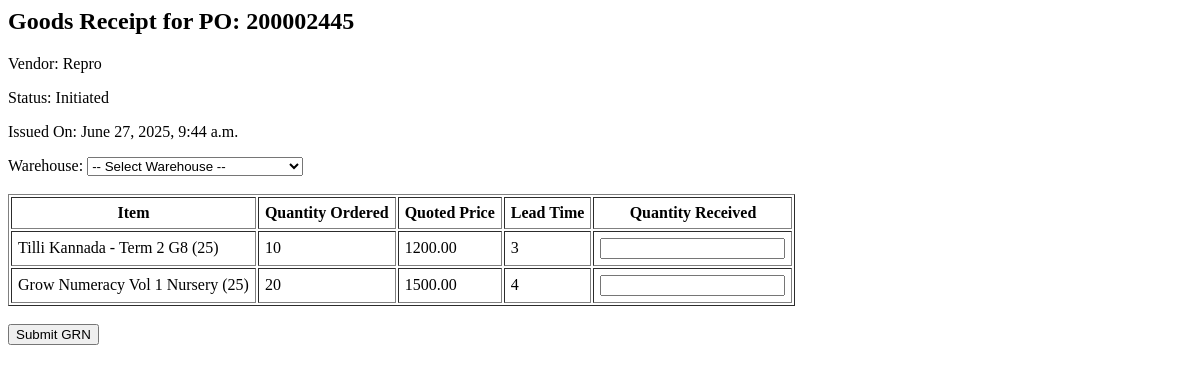
Before: /inventory/receive/200002445/ (signed in) with the older database file.
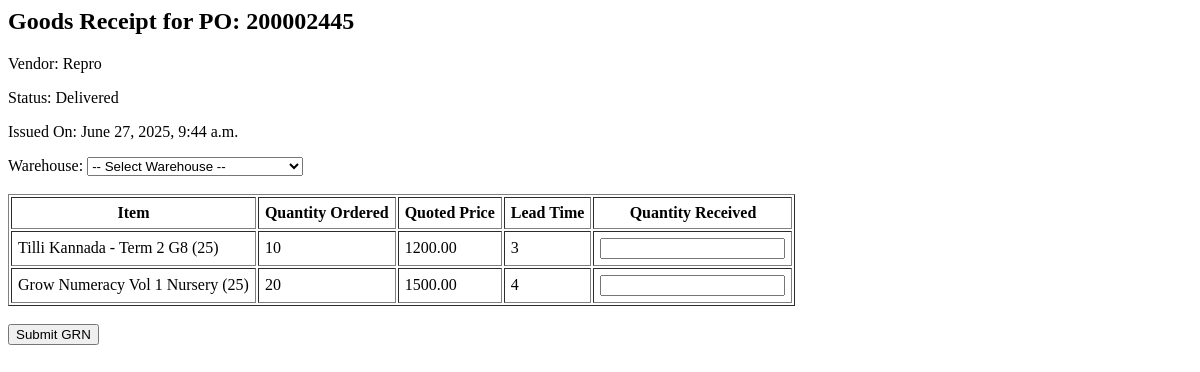
After: the same page with the newer database file.
### procurement/models.py (models this page shows, shortened)
class PurchaseOrder(models.Model):
    vendor_bid = models.ForeignKey(VendorBid, on_delete=models.CASCADE,null=True, blank=True)
    Warehouse = models.ForeignKey(Warehouse,on_delete=models.CASCADE,null=True,blank=True)
    po_number = models.CharField(max_length=50, unique=True, blank=True)
    issued_by = models.ForeignKey(User, on_delete=models.SET_NULL, null=True)
    issued_at = models.DateTimeField(auto_now_add=True)
    status = models.CharField(max_length=20, choices=[
        ('Initiated', 'Initiated'),
        ('Approved', 'Approved'),
        ('Dispatched', 'Dispatched'),
        ('Partially Received', 'Partially Received'),
        ('Delivered', 'Delivered')
    ], default='Initiated')

### inventory/views.py (the view, shortened to what this page needs)
# urls.py: path('receive/<str:po_number>/', receive_po_view, name='receive_goods'),
@login_required
def receive_po_view(request, po_number):
    po = get_object_or_404(PurchaseOrder, po_number=po_number)
    vendor_bid = po.vendor_bid
    quotations = VendorQuotation.objects.filter(vendor_bid=vendor_bid).select_related(
        'rfq_item__request_item__product'
    )
    item_details = []
    for quote in quotations:
        req_item = quote.rfq_item.request_item
        item_details.append({
            'product_id': req_item.product.id,
            'product_name': req_item.product.product_description,
            'quantity': req_item.quantity,
            'quoted_price': quote.quoted_price,
            'lead_time_days': quote.lead_time_days
        })
    warehouses = Warehouse.objects.all()
    return render(request, 'inventory/receive_goods.html', {
        'po': po,
        'vendor': vendor_bid.vendor if vendor_bid else None,
        'item_details': item_details,
        'warehouses': warehouses,
    })

### inventory/templates/inventory/receive_goods.html (shortened to what this page needs)
<h2>Goods Receipt for PO: {{ po.po_number }}</h2>
<p>Vendor: {{ vendor.name }}</p>
<p>Status: {{ po.status }}</p>
<p>Issued On: {{ po.issued_at }}</p>
<form method="post">
  <label>Warehouse:</label>
  <select name="warehouse" required>
    <option value="">-- Select Warehouse --</option>
  </select>
  <br><br>
  <table border="1" cellpadding="6">
    <thead>
      <tr>
        <th>Item</th>
        <th>Quantity Ordered</th>
        <th>Quoted Price</th>
        <th>Lead Time</th>
        <th>Quantity Received</th>
      </tr>
    </thead>
    <tbody>
      {% for item in item_details %}
        <tr>
          <td>{{ item.product_name }}</td>
          <td>{{ item.quantity }}</td>
          <td>{{ item.quoted_price }}</td>
          <td>{{ item.lead_time_days }}</td>
          <td>
            <input type="number" name="qty_{{ item.product_id }}" min="0" required>
          </td>
        </tr>
      {% endfor %}
    </tbody>
  </table>
  <br>
  <button type="submit">Submit GRN</button>
</form>

Changed rows visible on the page:
changed PurchaseOrder: status "Initiated" → "Delivered"
